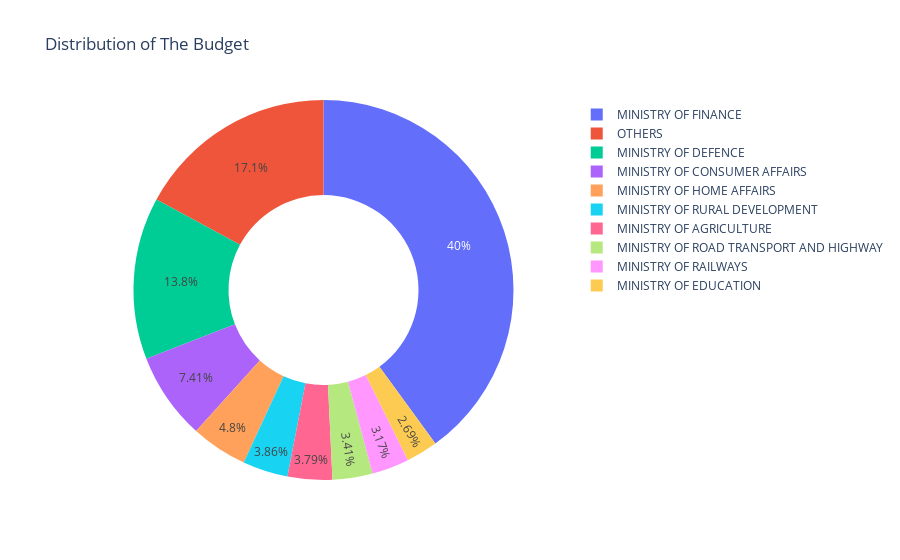

Notebook cell for this chart:
### Code cell
df = data["Fund allotted(in ?crores)"]
labels = data["Department /Ministry"]
fig = go.Figure(data=[go.Pie(labels=labels, values=df, hole=0.5)])
fig.update_layout(
    title="Distribution of The Budget",
    font=dict(size=12),)
fig.show()

### Figure 1 — Plotly figure (JSON) as saved in the notebook; plotly's stock layout.template omitted (floating-point values rounded to 4 significant figures)
{"data": [{"hole": 0.5, "labels": ["MINISTRY OF AGRICULTURE", "MINISTRY OF CONSUMER AFFAIRS", "MINISTRY OF DEFENCE", "MINISTRY OF EDUCATION", "MINISTRY OF FINANCE", "MINISTRY OF HOME AFFAIRS", "MINISTRY OF RAILWAYS", "MINISTRY OF ROAD TRANSPORT AND HIGHWAY", "MINISTRY OF RURAL DEVELOPMENT", "OTHERS"], "type": "pie", "values": [131500.0, 256900.0, 478200.0, 93220.0, 1386000.0, 166500.0, 110100.0, 118101, 133700.0, 593000.0]}], "layout": {"font": {"size": 12}, "title": {"text": "Distribution of The Budget"}}}
